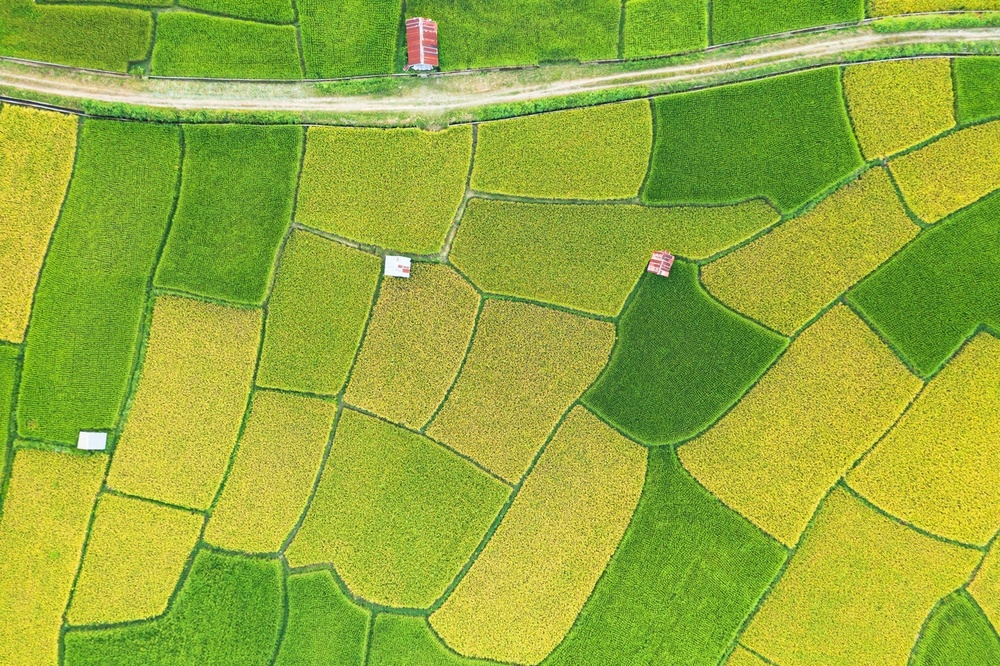
#> input picture Images/FarmPlots.jpg, 1000 x 666 px, shrunk from 1280 x 853 before the run
$ python ImageProcessing.py
#> lines starting #> are read from the running program, lines starting #| are printed output that depends on the picture; after the words box and inside, x2 and y2 are one past the last pixel; in counts of white or black regions, pixels touching at a corner belong together
import numpy as np
from scipy import ndimage, misc
from skimage import io, data, filters, measure, morphology, img_as_ubyte
import plotly.express as px
from skimage.morphology import *
from skimage.filters import unsharp_mask
from skimage.color import rgb2gray
import cv2

img = io.imread('Images/FarmPlots.jpg')
#> img is the input picture: shape (666, 1000, 3); mean R, G, B 149.2, 173.1, 57.9
grey = rgb2gray(img)
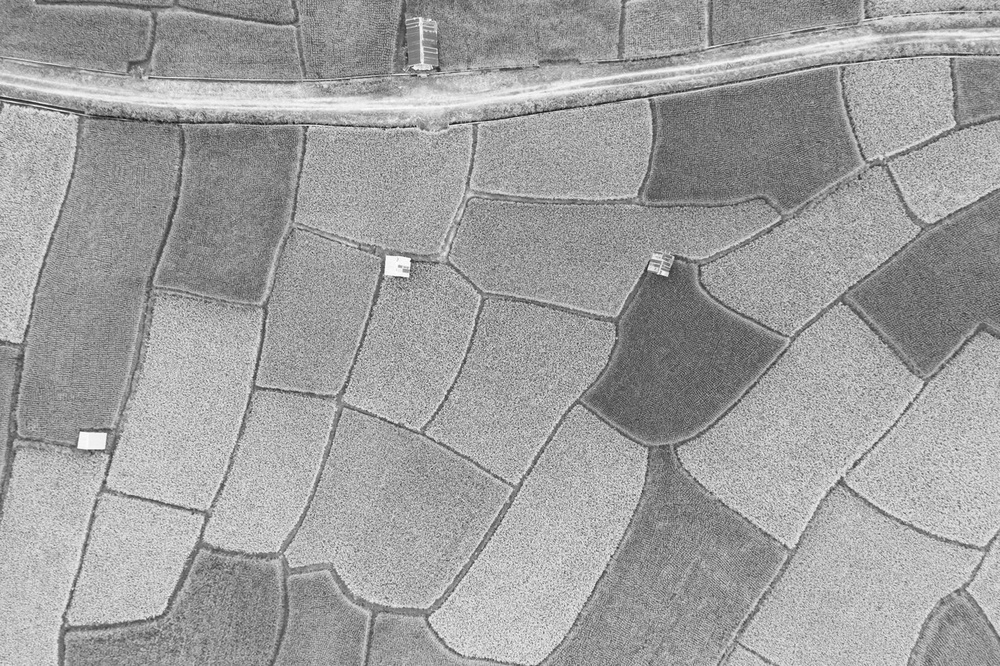
#> grey: shape (666, 1000) float64; min 0.0617, max 0.999, mean 0.626
Sharp = unsharp_mask(grey, radius=50)
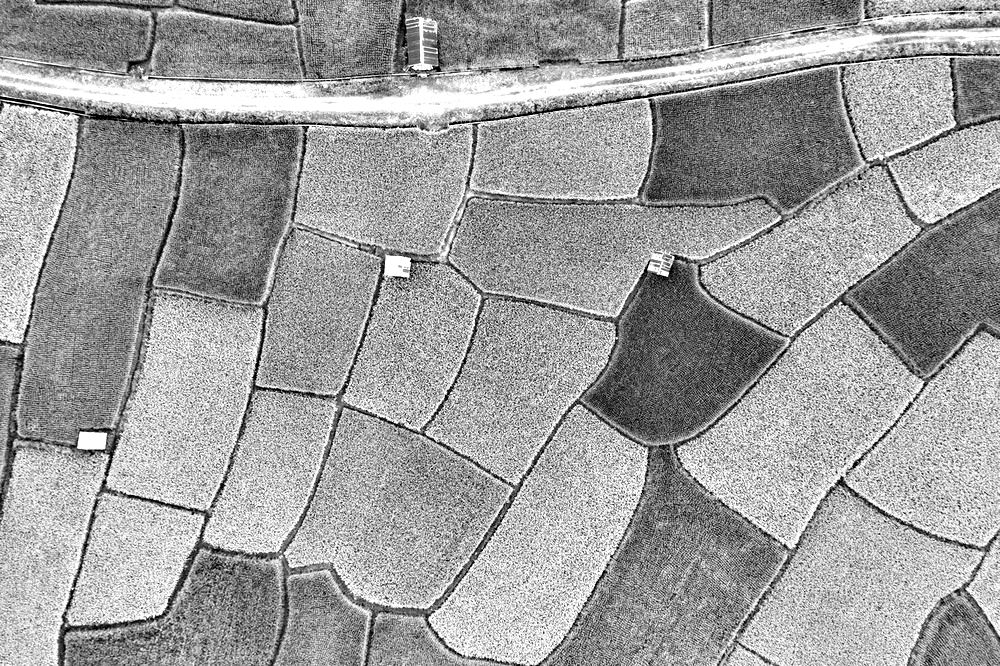
#> Sharp: shape (666, 1000) float64; min 0, max 1, mean 0.622
median = ndimage.median_filter(Sharp, size=4)
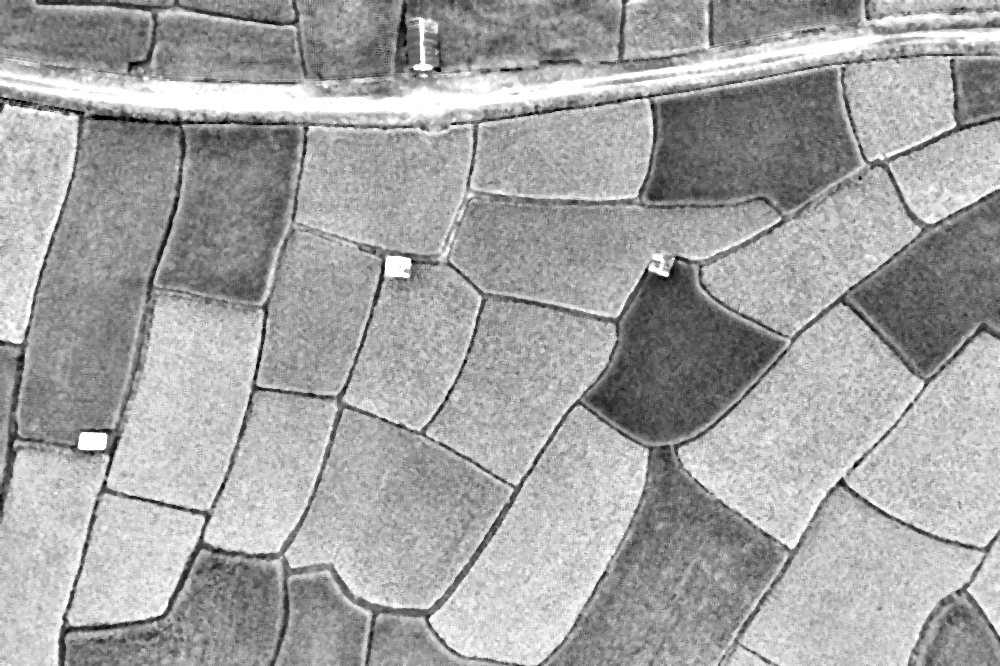
#> median: shape (666, 1000) float64; min 0, max 1, mean 0.643
sobel = filters.sobel(median)
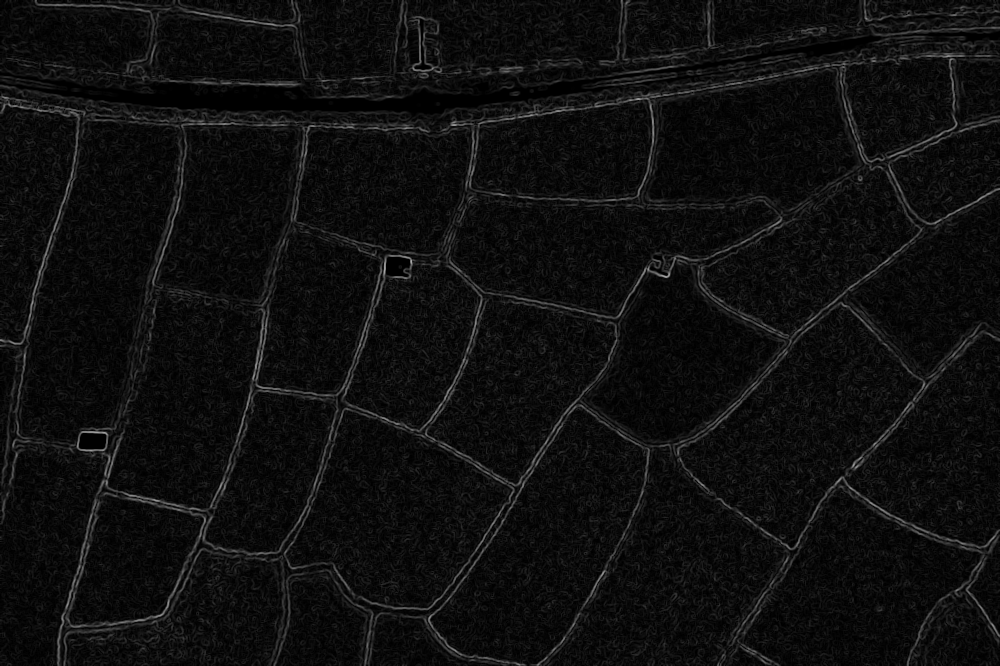
#> sobel: shape (666, 1000) float64; min 0, max 0.677, mean 0.0591

threshold = filters.threshold_otsu(sobel)
#> threshold = 0.136
arr = sobel > threshold
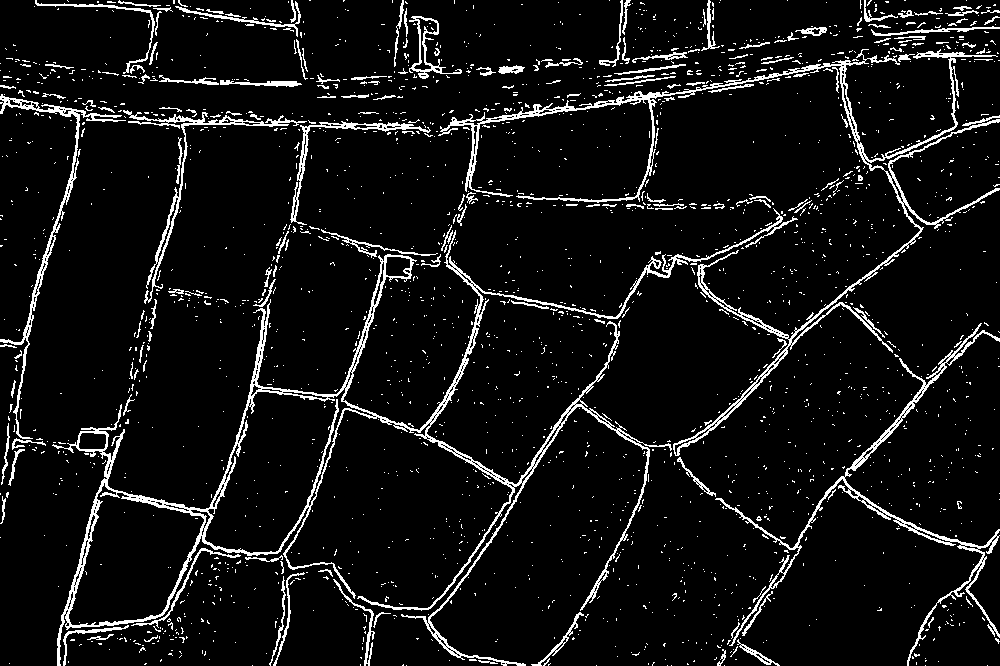
#> arr: shape (666, 1000) bool; 7.2% white in thin lines or dots
FirstClean = morphology.remove_small_objects(arr, 35)
#> FirstClean: shape (666, 1000) bool; 5.7% white in thin lines or dots
SecondClean = morphology.remove_small_holes(FirstClean, 35)
#> SecondClean: shape (666, 1000) bool; 6% white; 95 white regions, largest, box (x1, y1, x2, y2) and area: (57, 209, 798, 666) 13570, (438, 49, 996, 203) 4381, (715, 323, 1000, 666) 3877

Dselem = disk(3)
Cselem = disk(8)
dilated = morphology.dilation(SecondClean, Dselem)
#> dilated: shape (666, 1000) bool; 16.3% white; 22 white regions, largest, box (x1, y1, x2, y2) and area: (54, 46, 1000, 666) 75061, (0, 91, 434, 489) 14266, (32, 0, 311, 90) 5793
closed = morphology.closing(dilated, Cselem)
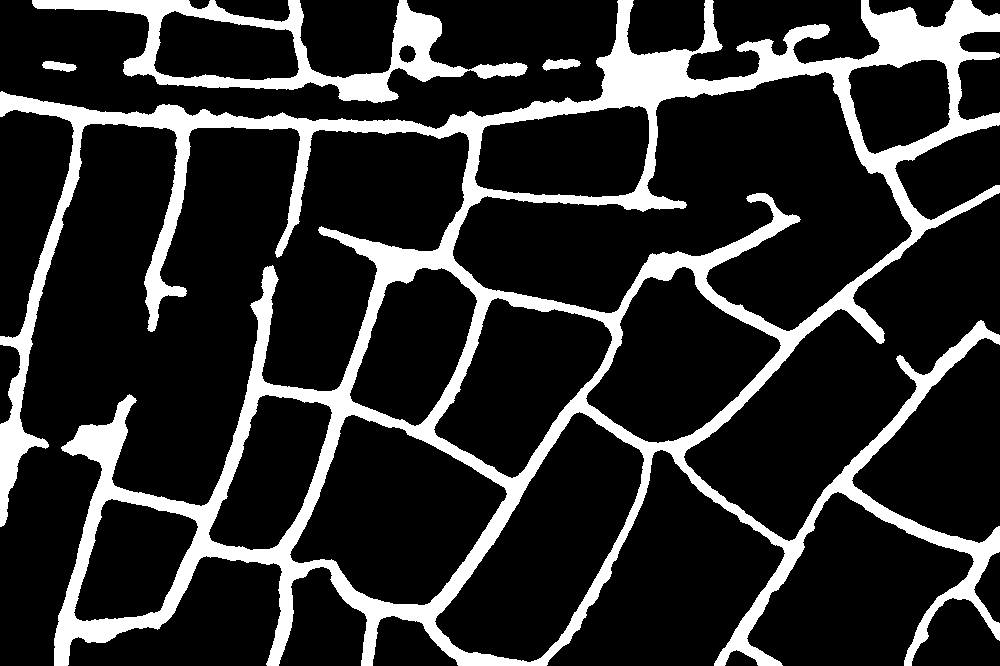
#> closed: shape (666, 1000) bool; 17.8% white; 4 white regions

new = np.array(closed, dtype= np.uint8)
contours, _= cv2.findContours(new, cv2.RETR_TREE, cv2.CHAIN_APPROX_SIMPLE)
#> contours = 16 contours; largest, box (x1, y1, x2, y2) and area: (0, 0, 1000, 666) 304542, (452, 71, 913, 332) 61026, (434, 411, 645, 663) 26236, (289, 414, 508, 606) 25135, (585, 266, 782, 444) 19600

for idx, contour in enumerate(contours) :
    approx = cv2.approxPolyDP(contour, 0.001 * cv2.arcLength(contour, True), True)
    cv2.drawContours(img, [approx], -1, (0, 0, 255), 3)
    n = approx.ravel()
    area = cv2.contourArea(contour)
    perimeter = cv2.arcLength(contour,True)


    CoordX = int(sum(contour[:,0,0]) / len(contour))
    CoordY = int(sum(contour[:,0,1]) / len(contour))
    cv2.putText(img, str(idx), (CoordX, CoordY), cv2.FONT_HERSHEY_SIMPLEX, 1, (0, 255, 255), 2)
#> this loop made 16 passes
#> (area, perimeter, CoordX, CoordY) on passes 1 to 12: (215.5, 80.04, 59, 66), (268.5, 92.18, 560, 63), (304542, 10239.8, 512, 335), (10319.5, 436.1, 133, 562), (25135, 679.4, 392, 502), (26236.5, 736.4, 553, 539), (11637, 486.3, 269, 472), (18137, 593.9, 516, 382), (13025.5, 484.3, 410, 347), (19599.5, 600.6, 672, 351), (13171.5, 499.2, 566, 152), (61026.5, 1768.1, 709, 217)
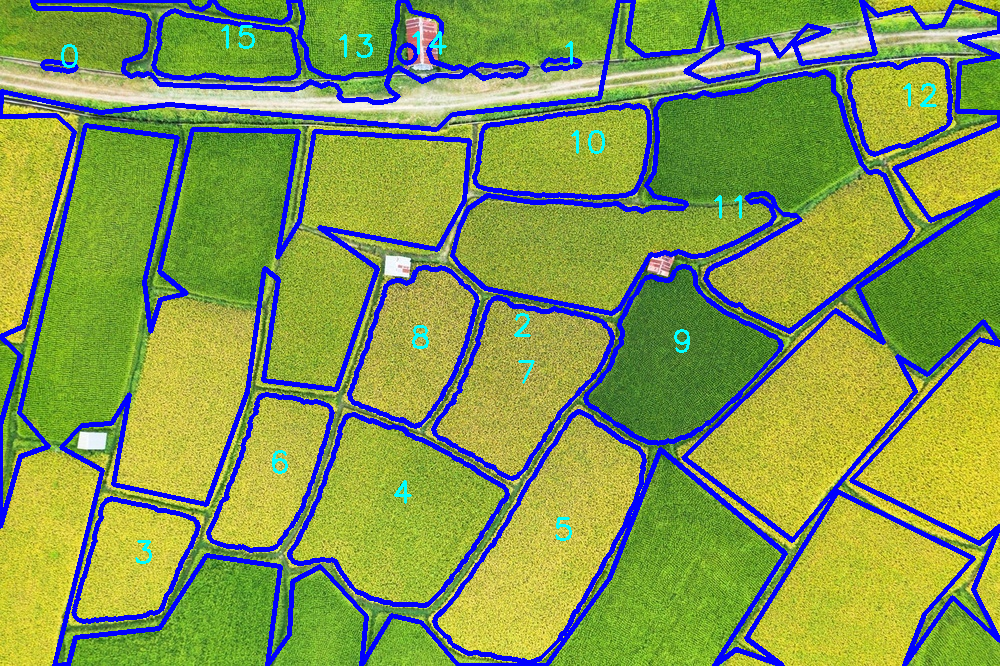
#> img: shape (666, 1000, 3); mean R, G, B 129.5, 151.4, 82.7
    #cv2.putText(img, str(area), (CoordX, CoordY - 15), cv2.FONT_HERSHEY_SIMPLEX, 1, (0, 255, 255), 2)
    #cv2.putText(img, str(perimeter), (CoordX, CoordY - 15), cv2.FONT_HERSHEY_SIMPLEX, 1, (0, 255, 255), 2)
